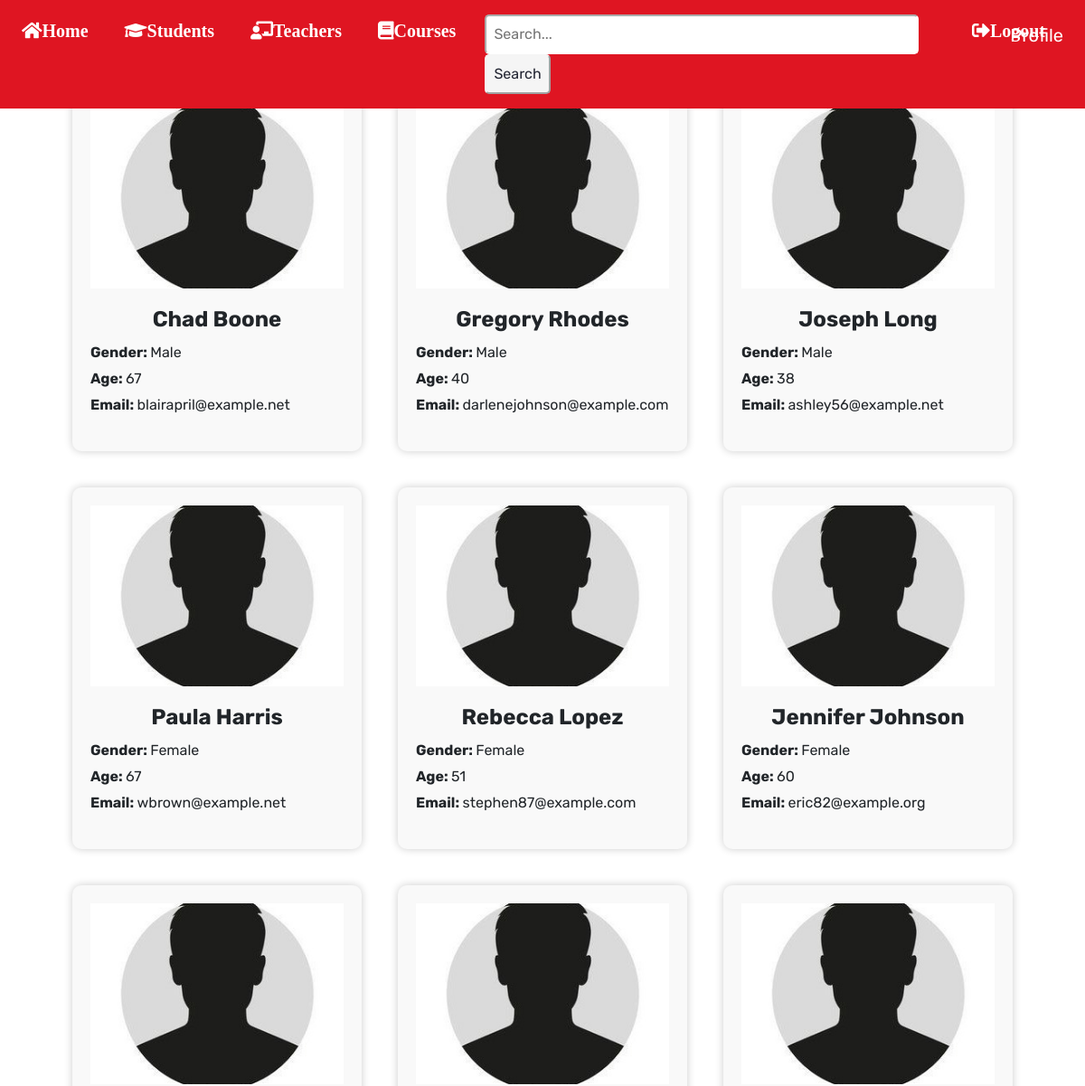
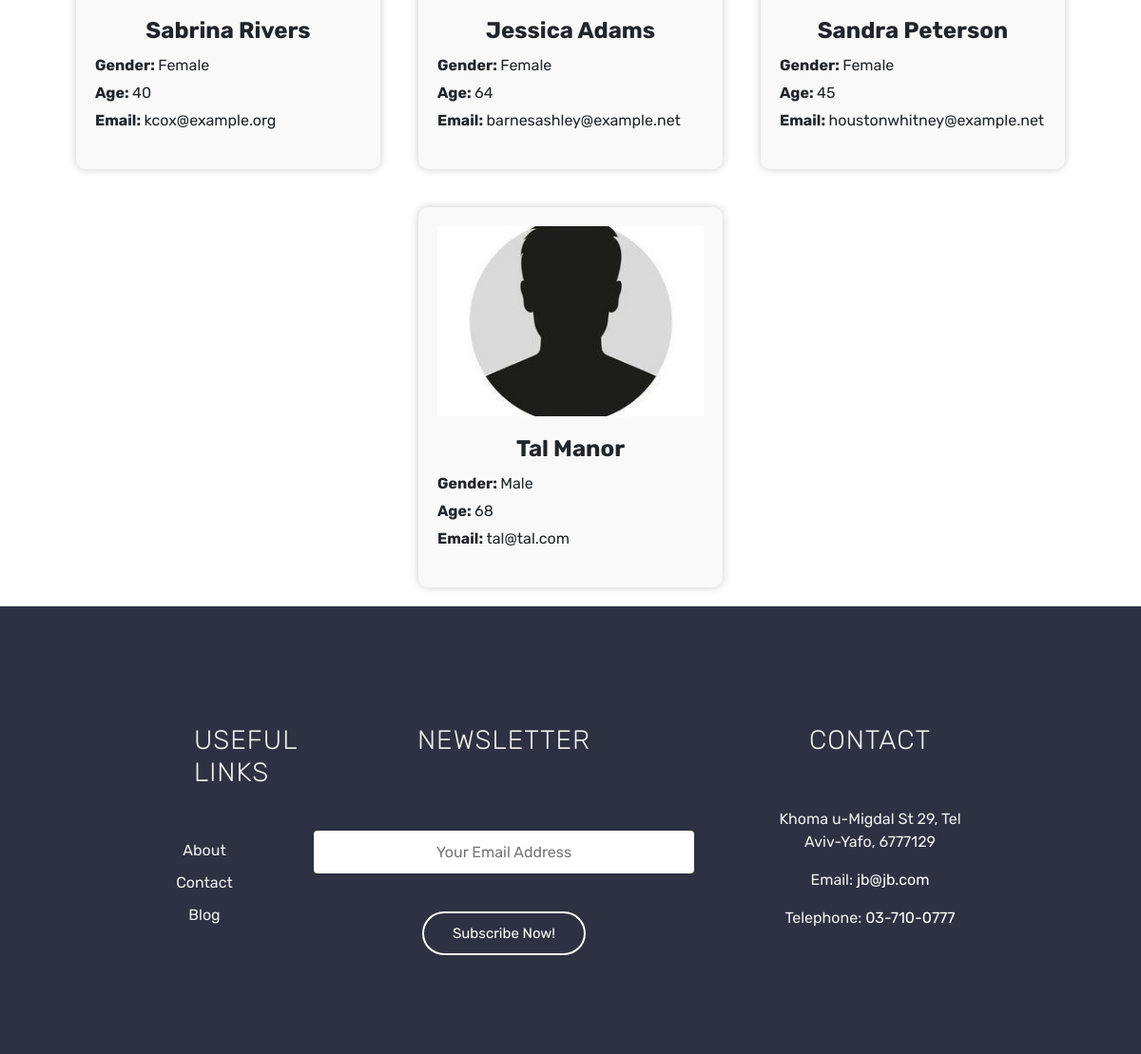
Page /teachers (signed in) on the committed database (2 pictures, top to bottom).
### tables this page shows
CREATE TABLE teachers (
            teacher_id      INTEGER     PRIMARY KEY
          , user_id         INTEGER     NOT NULL        UNIQUE
          , name            TEXT        NOT NULL
          , image           BLOB        NOT NULL
          , gender          TEXT        NOT NULL
          , birth_date      TEXT        NOT NULL
          , phone           TEXT        NOT NULL
          , address         TEXT        NOT NULL
          , FOREIGN KEY (user_id) REFERENCES users (user_id)
        );

CREATE TABLE users (
            user_id         INTEGER     PRIMARY KEY
          , role            TEXT        NOT NULL
          , email           TEXT        NOT NULL        UNIQUE
          , password        TEXT        NOT NULL
        );

### app.py (the view)
@app.route('/teachers')
def show_teachers():
    teachers_tupple = execute_query(f"""
    SELECT teachers.name
         , gender
         , phone
         , birth_date
         , round((julianday(CURRENT_DATE)-julianday(birth_date))/365,2) as AGE
         , email
    FROM teachers
    JOIN users ON teachers.user_id = users.user_id
    """)
    teachers = [ [teacher for teacher in teacher_tup] for teacher_tup in teachers_tupple ]
    image_blobs = execute_query("SELECT image FROM teachers")
    blob_list = [image_blob[0] for image_blob in image_blobs]
    images = []
    for image in blob_list:
        try:
            encoded_data = [base64.b64encode(image).decode('utf-8')]
            images.append(encoded_data)
        except:
            images.append(list("null"))
    teacher_images = list(map(list.__add__, teachers, images))
    return render_template('teachers.html', teachers=teacher_images)

### app.py (called while the page is built)
@app.before_request
def auth():
    path_teacher_list = ['/teacher_panel']
    if "role" not in session.keys():
        session["username"]='anonymous'
        session["role"]='anonymous'
    if session["role"] != 'Admin':
        if 'admin' in request.full_path:
            return abort(403)
    if session["role"] != 'Teacher':
        if any(route in request.full_path for route in path_teacher_list):
            return abort(403)

### setup_db.py (called while the page is built)
def execute_query(schema):
    cur.execute(schema)
    conn.commit()
    return cur.fetchall()

### templates/teachers.html (shortened to what this page needs)
{% extends "base.html" %}
{% block content %}
<div class="user-card-container">
{% for teacher in teachers %}
<div class="user-card">
  <img alt="Teacher Photo" onerror="this.onerror=null; this.src='./static/img/anonymous_male.jpg';">
    <h2>{{ teacher[0] }}</h2>
    <p><b>Gender: </b>{{ teacher[1] }}</p>
    <p><b>Age: </b> {{ teacher[4]|round|int }}</p>
    <p><b>Email: </b>{{ teacher[5] }} </p>
  </div>
  {% endfor %}
</div>
{% endblock %}

### static/css/style.css (style rules this page uses)
* { font-family: 'Rubik'; }
.user-card-container { display: flex; flex-wrap: wrap; justify-content: center; }
.user-card { padding: 2.5vh; width: 320px; height: 400px; background-color: #f9f9f9; border-radius: 10px; box-shadow: 0 0 10px rgba(0, 0, 0, 0.2); margin: 20px; overflow: hidden; }
.user-card img { width: 100%; height: 200px; object-fit: cover; }
.user-card h2 { margin: 20px 0 10px; font-size: 24px; font-weight: bold; text-align: center; }
.user-card p { margin: 5px 0; font-size: 16px; text-align: left; }

### rows in the picture
teachers: name "Chad Boone", gender "Male", teacher "67", email "blairapril@example.net"
teachers: name "Gregory Rhodes", gender "Male", teacher "40", email "darlenejohnson@example.com"
teachers: name "Joseph Long", gender "Male", teacher "38", email "ashley56@example.net"
teachers: name "Paula Harris", gender "Female", teacher "67", email "wbrown@example.net"
teachers: name "Rebecca Lopez", gender "Female", teacher "51", email "stephen87@example.com"
teachers: name "Jennifer Johnson", gender "Female", teacher "60", email "eric82@example.org"
teachers: name "Sabrina Rivers", gender "Female", teacher "40", email "kcox@example.org"
teachers: name "Jessica Adams", gender "Female", teacher "64", email "barnesashley@example.net"
teachers: name "Sandra Peterson", gender "Female", teacher "45", email "houstonwhitney@example.net"
teachers: name "Tal Manor", gender "Male", teacher "68", email "tal@tal.com"
